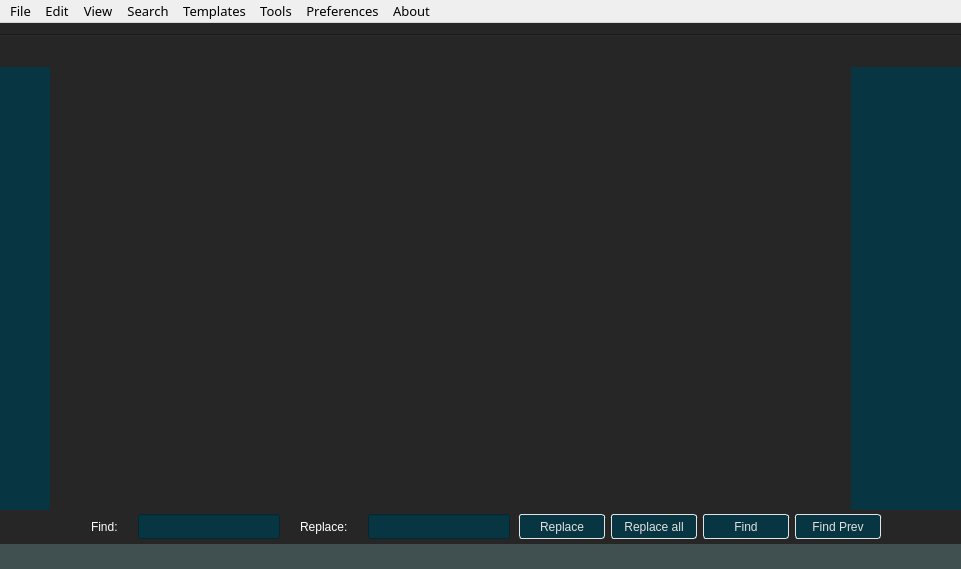
<?xml version="1.0" encoding="UTF-8"?>
<ui version="4.0">
 <class>MainWindow</class>
 <widget class="QMainWindow" name="MainWindow">
  <property name="geometry">
   <rect>
    <x>0</x>
    <y>0</y>
    <width>961</width>
    <height>569</height>
   </rect>
  </property>
  <property name="minimumSize">
   <size>
    <width>450</width>
    <height>300</height>
   </size>
  </property>
  <property name="windowTitle">
   <string>MainWindow</string>
  </property>
  <property name="styleSheet">
   <string notr="true">font: 10pt &quot;Noto Sans&quot;;</string>
  </property>
  <widget class="QWidget" name="centralWidget">
   <property name="styleSheet">
    <string notr="true">background-color: #262626;
</string>
   </property>
   <layout class="QVBoxLayout" name="verticalLayout_2">
    <property name="spacing">
     <number>0</number>
    </property>
    <property name="leftMargin">
     <number>0</number>
    </property>
    <property name="rightMargin">
     <number>0</number>
    </property>
    <property name="bottomMargin">
     <number>0</number>
    </property>
    <item>
     <widget class="Line" name="line">
      <property name="styleSheet">
       <string notr="true"/>
      </property>
      <property name="orientation">
       <enum>Qt::Horizontal</enum>
      </property>
     </widget>
    </item>
    <item>
     <layout class="QHBoxLayout" name="horizontalLayout_3">
      <property name="spacing">
       <number>0</number>
      </property>
      <property name="sizeConstraint">
       <enum>QLayout::SetDefaultConstraint</enum>
      </property>
      <property name="topMargin">
       <number>2</number>
      </property>
      <item>
       <widget class="QListWidget" name="listWidget">
        <property name="maximumSize">
         <size>
          <width>50</width>
          <height>16777215</height>
         </size>
        </property>
        <property name="font">
         <font>
          <family>Anonymous Pro</family>
          <pointsize>11</pointsize>
          <weight>50</weight>
          <italic>false</italic>
          <bold>false</bold>
         </font>
        </property>
        <property name="layoutDirection">
         <enum>Qt::RightToLeft</enum>
        </property>
        <property name="styleSheet">
         <string notr="true">background-color: #073642;
margin-top: 28px;
padding-left: 5px;
color: #839496;
border: none;
font: 11pt &quot;Anonymous Pro&quot;;</string>
        </property>
        <property name="frameShape">
         <enum>QFrame::StyledPanel</enum>
        </property>
        <property name="layoutMode">
         <enum>QListView::SinglePass</enum>
        </property>
        <property name="spacing">
         <number>0</number>
        </property>
        <property name="gridSize">
         <size>
          <width>0</width>
          <height>15</height>
         </size>
        </property>
        <property name="uniformItemSizes">
         <bool>false</bool>
        </property>
        <property name="selectionRectVisible">
         <bool>true</bool>
        </property>
       </widget>
      </item>
      <item>
       <widget class="QTabWidget" name="tabWidget">
        <property name="enabled">
         <bool>true</bool>
        </property>
        <property name="styleSheet">
         <string notr="true"/>
        </property>
        <property name="tabShape">
         <enum>QTabWidget::Rounded</enum>
        </property>
        <property name="currentIndex">
         <number>-1</number>
        </property>
        <property name="documentMode">
         <bool>true</bool>
        </property>
        <property name="tabsClosable">
         <bool>true</bool>
        </property>
        <property name="movable">
         <bool>true</bool>
        </property>
       </widget>
      </item>
      <item>
       <widget class="QPlainTextEdit" name="fileOverview">
        <property name="enabled">
         <bool>true</bool>
        </property>
        <property name="maximumSize">
         <size>
          <width>110</width>
          <height>16777215</height>
         </size>
        </property>
        <property name="font">
         <font>
          <family>Anonymous Pro</family>
          <pointsize>1</pointsize>
          <weight>50</weight>
          <italic>false</italic>
          <bold>false</bold>
         </font>
        </property>
        <property name="styleSheet">
         <string notr="true">font-family: &quot;Anonymous Pro&quot;;
font-size: 1pt;
color: rgb(255, 255, 255);
margin-top: 28px;
background-color: #073642;
border: 0px;</string>
        </property>
        <property name="verticalScrollBarPolicy">
         <enum>Qt::ScrollBarAlwaysOff</enum>
        </property>
        <property name="horizontalScrollBarPolicy">
         <enum>Qt::ScrollBarAlwaysOff</enum>
        </property>
        <property name="undoRedoEnabled">
         <bool>false</bool>
        </property>
        <property name="lineWrapMode">
         <enum>QPlainTextEdit::NoWrap</enum>
        </property>
        <property name="readOnly">
         <bool>true</bool>
        </property>
        <property name="tabStopWidth">
         <number>4</number>
        </property>
       </widget>
      </item>
      <item>
       <layout class="QVBoxLayout" name="verticalLayout_3">
        <property name="spacing">
         <number>2</number>
        </property>
       </layout>
      </item>
     </layout>
    </item>
    <item>
     <widget class="QWidget" name="findReplaceBar" native="true">
      <property name="maximumSize">
       <size>
        <width>16777215</width>
        <height>60</height>
       </size>
      </property>
      <property name="styleSheet">
       <string notr="true">color: rgb(255, 255, 255);
padding:10px;</string>
      </property>
      <layout class="QHBoxLayout" name="horizontalLayout_2">
       <property name="spacing">
        <number>2</number>
       </property>
       <property name="topMargin">
        <number>0</number>
       </property>
       <property name="bottomMargin">
        <number>0</number>
       </property>
       <item>
        <spacer name="horizontalSpacer">
         <property name="orientation">
          <enum>Qt::Horizontal</enum>
         </property>
         <property name="sizeHint" stdset="0">
          <size>
           <width>40</width>
           <height>20</height>
          </size>
         </property>
        </spacer>
       </item>
       <item>
        <widget class="QLabel" name="findLabel">
         <property name="maximumSize">
          <size>
           <width>100</width>
           <height>16777215</height>
          </size>
         </property>
         <property name="text">
          <string>Find:</string>
         </property>
        </widget>
       </item>
       <item>
        <widget class="QLineEdit" name="findLineEdit">
         <property name="minimumSize">
          <size>
           <width>0</width>
           <height>20</height>
          </size>
         </property>
         <property name="maximumSize">
          <size>
           <width>250</width>
           <height>25</height>
          </size>
         </property>
         <property name="toolTip">
          <string>Search</string>
         </property>
         <property name="styleSheet">
          <string notr="true">background-color: #073642;
border-color: #e3e3e3;
font-size: 11pt;
color:#e0e0e0;
padding: 0;
margin: 0 5px;</string>
         </property>
         <property name="alignment">
          <set>Qt::AlignCenter</set>
         </property>
        </widget>
       </item>
       <item>
        <widget class="QLabel" name="replaceLabel">
         <property name="maximumSize">
          <size>
           <width>100</width>
           <height>16777215</height>
          </size>
         </property>
         <property name="styleSheet">
          <string notr="true"/>
         </property>
         <property name="text">
          <string>Replace:</string>
         </property>
        </widget>
       </item>
       <item>
        <widget class="QLineEdit" name="replaceLineEdit">
         <property name="minimumSize">
          <size>
           <width>0</width>
           <height>20</height>
          </size>
         </property>
         <property name="maximumSize">
          <size>
           <width>250</width>
           <height>25</height>
          </size>
         </property>
         <property name="styleSheet">
          <string notr="true">background-color: #073642;
border-color: #e3e3e3;
color:#e0e0e0;
font-size: 11pt;
padding: 0;
margin: 0 5px;</string>
         </property>
         <property name="alignment">
          <set>Qt::AlignCenter</set>
         </property>
        </widget>
       </item>
       <item>
        <widget class="QPushButton" name="replaceButton">
         <property name="minimumSize">
          <size>
           <width>90</width>
           <height>0</height>
          </size>
         </property>
         <property name="maximumSize">
          <size>
           <width>200</width>
           <height>25</height>
          </size>
         </property>
         <property name="styleSheet">
          <string notr="true">border: 1px solid #e3e3e3;
border-radius: 3px 3px 3px 3px;
padding: 2px 5px;
background-color: #073642;
color:#e0e0e0;
margin: 0 2px;</string>
         </property>
         <property name="text">
          <string>Replace</string>
         </property>
        </widget>
       </item>
       <item>
        <widget class="QPushButton" name="replaceAllButton">
         <property name="minimumSize">
          <size>
           <width>90</width>
           <height>0</height>
          </size>
         </property>
         <property name="maximumSize">
          <size>
           <width>200</width>
           <height>25</height>
          </size>
         </property>
         <property name="styleSheet">
          <string notr="true">border: 1px solid #e3e3e3;
border-radius: 3px 3px 3px 3px;
padding: 2px 5px;
background-color: #073642;
color:#e0e0e0;
margin: 0 2px;</string>
         </property>
         <property name="text">
          <string>Replace all</string>
         </property>
        </widget>
       </item>
       <item>
        <widget class="QPushButton" name="findButton">
         <property name="minimumSize">
          <size>
           <width>90</width>
           <height>0</height>
          </size>
         </property>
         <property name="maximumSize">
          <size>
           <width>200</width>
           <height>25</height>
          </size>
         </property>
         <property name="toolTip">
          <string>Find next</string>
         </property>
         <property name="styleSheet">
          <string notr="true">border: 1px solid #e3e3e3;
border-radius: 3px 3px 3px 3px;
padding: 2px 5px;
background-color: #073642;
color:#e0e0e0;
margin: 0 2px;</string>
         </property>
         <property name="text">
          <string>Find</string>
         </property>
        </widget>
       </item>
       <item>
        <widget class="QPushButton" name="findPrevButton">
         <property name="minimumSize">
          <size>
           <width>90</width>
           <height>0</height>
          </size>
         </property>
         <property name="maximumSize">
          <size>
           <width>200</width>
           <height>25</height>
          </size>
         </property>
         <property name="toolTip">
          <string>Find Previous</string>
         </property>
         <property name="styleSheet">
          <string notr="true">border: 1px solid #e3e3e3;
border-radius: 3px 3px 3px 3px;
padding: 2px 5px;
background-color: #073642;
color:#e0e0e0;
margin: 0 2px;</string>
         </property>
         <property name="text">
          <string>Find Prev</string>
         </property>
        </widget>
       </item>
       <item>
        <spacer name="horizontalSpacer_2">
         <property name="orientation">
          <enum>Qt::Horizontal</enum>
         </property>
         <property name="sizeHint" stdset="0">
          <size>
           <width>40</width>
           <height>20</height>
          </size>
         </property>
        </spacer>
       </item>
      </layout>
     </widget>
    </item>
    <item>
     <widget class="QWidget" name="statusBar" native="true">
      <property name="maximumSize">
       <size>
        <width>16777215</width>
        <height>25</height>
       </size>
      </property>
      <property name="font">
       <font>
        <family>Noto Sans</family>
        <pointsize>10</pointsize>
        <weight>50</weight>
        <italic>false</italic>
        <bold>false</bold>
       </font>
      </property>
      <property name="styleSheet">
       <string notr="true">background-color: #404f4f;
color:white;</string>
      </property>
      <layout class="QHBoxLayout" name="horizontalLayout">
       <property name="spacing">
        <number>2</number>
       </property>
       <property name="leftMargin">
        <number>0</number>
       </property>
       <property name="topMargin">
        <number>0</number>
       </property>
       <property name="rightMargin">
        <number>0</number>
       </property>
       <property name="bottomMargin">
        <number>0</number>
       </property>
       <item>
        <widget class="QLabel" name="statusMsgLabel">
         <property name="font">
          <font>
           <family>Noto Sans</family>
           <pointsize>10</pointsize>
           <weight>50</weight>
           <italic>false</italic>
           <bold>false</bold>
          </font>
         </property>
         <property name="styleSheet">
          <string notr="true">color: white;
margin-left: 10px;</string>
         </property>
         <property name="text">
          <string/>
         </property>
        </widget>
       </item>
       <item>
        <widget class="QTextBrowser" name="textBrowser">
         <property name="sizePolicy">
          <sizepolicy hsizetype="Expanding" vsizetype="Expanding">
           <horstretch>0</horstretch>
           <verstretch>0</verstretch>
          </sizepolicy>
         </property>
         <property name="maximumSize">
          <size>
           <width>100000</width>
           <height>20</height>
          </size>
         </property>
         <property name="font">
          <font>
           <family>Noto Sans</family>
           <pointsize>10</pointsize>
           <weight>50</weight>
           <italic>false</italic>
           <bold>false</bold>
          </font>
         </property>
         <property name="styleSheet">
          <string notr="true">color: rgb(252, 252, 252);
background-color: rgba(255, 255, 255, 0);</string>
         </property>
         <property name="frameShape">
          <enum>QFrame::NoFrame</enum>
         </property>
         <property name="verticalScrollBarPolicy">
          <enum>Qt::ScrollBarAlwaysOff</enum>
         </property>
         <property name="horizontalScrollBarPolicy">
          <enum>Qt::ScrollBarAlwaysOff</enum>
         </property>
         <property name="lineWrapMode">
          <enum>QTextEdit::NoWrap</enum>
         </property>
        </widget>
       </item>
       <item>
        <widget class="QLabel" name="labelFileType">
         <property name="font">
          <font>
           <family>Noto Sans</family>
           <pointsize>10</pointsize>
           <weight>50</weight>
           <italic>false</italic>
           <bold>false</bold>
          </font>
         </property>
         <property name="styleSheet">
          <string notr="true">padding-right: 10px;</string>
         </property>
         <property name="text">
          <string/>
         </property>
        </widget>
       </item>
      </layout>
     </widget>
    </item>
   </layout>
  </widget>
  <widget class="QMenuBar" name="menuBar">
   <property name="geometry">
    <rect>
     <x>0</x>
     <y>0</y>
     <width>961</width>
     <height>22</height>
    </rect>
   </property>
   <property name="font">
    <font>
     <family>Noto Sans</family>
     <pointsize>10</pointsize>
     <weight>50</weight>
     <italic>false</italic>
     <bold>false</bold>
    </font>
   </property>
   <widget class="QMenu" name="menuEdit">
    <property name="title">
     <string>Edit</string>
    </property>
    <addaction name="actionUndo"/>
    <addaction name="actionRedo"/>
    <addaction name="actionDelete_line"/>
    <addaction name="actionRemove_word"/>
    <addaction name="actionToggle_comment"/>
    <addaction name="actionJoin_Lines"/>
    <addaction name="actionMove_Line_Up"/>
    <addaction name="actionSwap_line_down"/>
   </widget>
   <widget class="QMenu" name="menuSearch">
    <property name="title">
     <string>Search</string>
    </property>
    <addaction name="actionFind"/>
    <addaction name="actionReplace"/>
    <addaction name="actionGoTo"/>
    <addaction name="actionFind_Next"/>
    <addaction name="actionFind_Previous"/>
   </widget>
   <widget class="QMenu" name="menuTools">
    <property name="title">
     <string>Tools</string>
    </property>
    <addaction name="actionAscii"/>
    <addaction name="actionHex"/>
    <addaction name="actionStrings"/>
   </widget>
   <widget class="QMenu" name="menuAbout">
    <property name="title">
     <string>About</string>
    </property>
    <widget class="QMenu" name="menuAbout_Geist">
     <property name="title">
      <string>About Geist</string>
     </property>
     <addaction name="separator"/>
    </widget>
    <addaction name="menuAbout_Geist"/>
   </widget>
   <widget class="QMenu" name="menuView">
    <property name="title">
     <string>View</string>
    </property>
    <addaction name="actionFullScreen"/>
    <addaction name="actionOverview"/>
    <addaction name="actionMenubar"/>
   </widget>
   <widget class="QMenu" name="menuTemplates">
    <property name="title">
     <string>Templates</string>
    </property>
    <addaction name="actionAsm"/>
    <addaction name="actionC"/>
    <addaction name="actionCpluspluss"/>
    <addaction name="actionCss"/>
    <addaction name="actionHtml"/>
    <addaction name="actionJava"/>
   </widget>
   <widget class="QMenu" name="menuFile">
    <property name="title">
     <string>File</string>
    </property>
    <addaction name="actionNew"/>
    <addaction name="separator"/>
    <addaction name="actionOpen"/>
    <addaction name="actionSave"/>
    <addaction name="actionSave_as"/>
    <addaction name="separator"/>
    <addaction name="actionClose_All"/>
    <addaction name="actionExit"/>
   </widget>
   <widget class="QMenu" name="menuPreferences">
    <property name="title">
     <string>Preferences</string>
    </property>
    <widget class="QMenu" name="menuTheme">
     <property name="title">
      <string>Theme</string>
     </property>
     <addaction name="actionDark"/>
     <addaction name="actionSolarized"/>
     <addaction name="actionSolarized_Dark"/>
     <addaction name="actionTommorrow"/>
     <addaction name="actionTommorrow_Night"/>
     <addaction name="actionRandomized"/>
    </widget>
    <widget class="QMenu" name="menuTab_Width">
     <property name="title">
      <string>Tab Width</string>
     </property>
     <addaction name="action2"/>
     <addaction name="action4"/>
     <addaction name="action8"/>
    </widget>
    <addaction name="menuTab_Width"/>
    <addaction name="menuTheme"/>
   </widget>
   <addaction name="menuFile"/>
   <addaction name="menuEdit"/>
   <addaction name="menuView"/>
   <addaction name="menuSearch"/>
   <addaction name="menuTemplates"/>
   <addaction name="menuTools"/>
   <addaction name="menuPreferences"/>
   <addaction name="menuAbout"/>
  </widget>
  <action name="actionOpen">
   <property name="checkable">
    <bool>false</bool>
   </property>
   <property name="text">
    <string>Open</string>
   </property>
   <property name="shortcut">
    <string>Ctrl+O</string>
   </property>
  </action>
  <action name="actionNew">
   <property name="text">
    <string>New</string>
   </property>
   <property name="shortcut">
    <string>Ctrl+N</string>
   </property>
  </action>
  <action name="actionSave">
   <property name="text">
    <string>Save</string>
   </property>
   <property name="shortcut">
    <string>Ctrl+S</string>
   </property>
  </action>
  <action name="actionSave_as">
   <property name="text">
    <string>Save as</string>
   </property>
   <property name="shortcut">
    <string>Ctrl+Shift+S</string>
   </property>
  </action>
  <action name="actionExit">
   <property name="text">
    <string>Exit</string>
   </property>
   <property name="shortcut">
    <string>Ctrl+Q</string>
   </property>
  </action>
  <action name="actionUndo">
   <property name="text">
    <string>Undo</string>
   </property>
   <property name="shortcut">
    <string>Ctrl+Z</string>
   </property>
  </action>
  <action name="actionRedo">
   <property name="text">
    <string>Redo</string>
   </property>
   <property name="shortcut">
    <string>Ctrl+Shift+Z</string>
   </property>
  </action>
  <action name="actionFind">
   <property name="text">
    <string>Find</string>
   </property>
   <property name="shortcut">
    <string>Ctrl+F</string>
   </property>
  </action>
  <action name="actionAscii">
   <property name="text">
    <string>Ascii</string>
   </property>
  </action>
  <action name="actionHex">
   <property name="text">
    <string>Hex</string>
   </property>
  </action>
  <action name="actionStrings">
   <property name="text">
    <string>Strings</string>
   </property>
  </action>
  <action name="actionGoTo">
   <property name="text">
    <string>GoTo</string>
   </property>
   <property name="shortcut">
    <string>Ctrl+L</string>
   </property>
  </action>
  <action name="actionFullScreen">
   <property name="checkable">
    <bool>true</bool>
   </property>
   <property name="text">
    <string>Fullscreen</string>
   </property>
   <property name="shortcut">
    <string>F11</string>
   </property>
  </action>
  <action name="actionAsm">
   <property name="text">
    <string>asm</string>
   </property>
  </action>
  <action name="actionC">
   <property name="text">
    <string>c</string>
   </property>
  </action>
  <action name="actionCpluspluss">
   <property name="text">
    <string>cplusplus</string>
   </property>
  </action>
  <action name="actionHtml">
   <property name="text">
    <string>html</string>
   </property>
  </action>
  <action name="actionJava">
   <property name="text">
    <string>java</string>
   </property>
  </action>
  <action name="actionCss">
   <property name="text">
    <string>css</string>
   </property>
  </action>
  <action name="actionFind_Next">
   <property name="text">
    <string>Find Next</string>
   </property>
   <property name="shortcut">
    <string>Ctrl+G</string>
   </property>
  </action>
  <action name="actionFind_Previous">
   <property name="text">
    <string>Find Previous</string>
   </property>
   <property name="shortcut">
    <string>Ctrl+Shift+G</string>
   </property>
  </action>
  <action name="actionReplace">
   <property name="text">
    <string>Replace</string>
   </property>
   <property name="shortcut">
    <string>Ctrl+R</string>
   </property>
  </action>
  <action name="actionDelete_line">
   <property name="text">
    <string>Remove line</string>
   </property>
   <property name="shortcut">
    <string>Ctrl+Shift+R</string>
   </property>
  </action>
  <action name="actionRemove_word">
   <property name="text">
    <string>Remove word</string>
   </property>
   <property name="shortcut">
    <string>Ctrl+Shift+D</string>
   </property>
  </action>
  <action name="actionToggle_comment">
   <property name="text">
    <string>Toggle comment</string>
   </property>
   <property name="shortcut">
    <string>Ctrl+/</string>
   </property>
  </action>
  <action name="actionOverview">
   <property name="text">
    <string>Overview</string>
   </property>
  </action>
  <action name="actionDark">
   <property name="text">
    <string>Monokai</string>
   </property>
  </action>
  <action name="actionSolarized_Dark">
   <property name="text">
    <string>Solarized Dark</string>
   </property>
  </action>
  <action name="actionNext_Word">
   <property name="text">
    <string>Next Word</string>
   </property>
  </action>
  <action name="actionPrev_Word">
   <property name="text">
    <string>Prev Word</string>
   </property>
  </action>
  <action name="actionJoin_Lines">
   <property name="text">
    <string>Join Lines</string>
   </property>
   <property name="shortcut">
    <string>Ctrl+J</string>
   </property>
  </action>
  <action name="actionMove_Line_Up">
   <property name="text">
    <string>Swap Line Up</string>
   </property>
   <property name="shortcut">
    <string>Ctrl+Up</string>
   </property>
  </action>
  <action name="actionSwap_line_down">
   <property name="text">
    <string>Swap Line Down</string>
   </property>
   <property name="shortcut">
    <string>Ctrl+Down</string>
   </property>
  </action>
  <action name="actionMenubar">
   <property name="text">
    <string>Menubar</string>
   </property>
   <property name="shortcut">
    <string>Alt+M</string>
   </property>
  </action>
  <action name="actionSolarized">
   <property name="text">
    <string>Solarized</string>
   </property>
  </action>
  <action name="action4">
   <property name="text">
    <string>4</string>
   </property>
  </action>
  <action name="action8">
   <property name="text">
    <string>8</string>
   </property>
  </action>
  <action name="action2">
   <property name="text">
    <string>2</string>
   </property>
  </action>
  <action name="actionClose_All">
   <property name="text">
    <string>Close All</string>
   </property>
  </action>
  <action name="actionTommorrow">
   <property name="text">
    <string>Tomorrow</string>
   </property>
  </action>
  <action name="actionTommorrow_Night">
   <property name="text">
    <string>Tomorrow Night</string>
   </property>
  </action>
  <action name="actionRandomized">
   <property name="text">
    <string>Randomized</string>
   </property>
   <property name="toolTip">
    <string>Random Selection</string>
   </property>
  </action>
 </widget>
 <layoutdefault spacing="6" margin="11"/>
 <tabstops>
  <tabstop>tabWidget</tabstop>
  <tabstop>listWidget</tabstop>
  <tabstop>textBrowser</tabstop>
  <tabstop>fileOverview</tabstop>
 </tabstops>
 <resources/>
 <connections/>
</ui>
